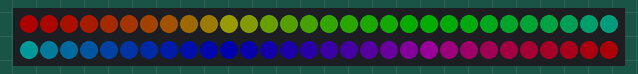
Recording of a sketch running on a simulated Arduino Uno, built with avr-gcc and run on an emulated ATmega328P. Shown: 60 RGB LEDs in strip order, left to right, continuing on the next row. Dim RGB values are drawn brighter than linear.

Above: at 0.16 s.
At 5.81 s:
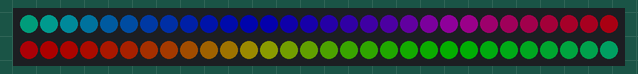
At 9.89 s:
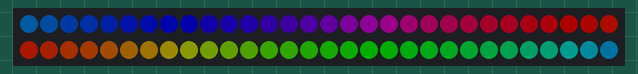
At 19.93 s:
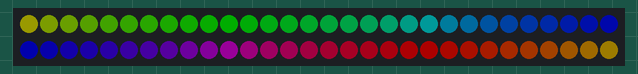
At 29.65 s:
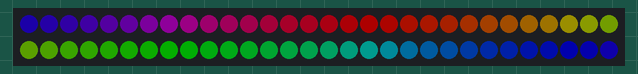
At 39.7 s:
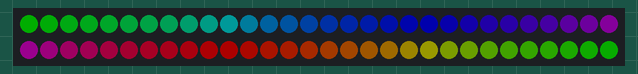

The sketch:

RainbowTest.ino
```cpp
#include <Adafruit_NeoPixel.h>


#define PIN          PB0
#define NUMPIXELS     60

Adafruit_NeoPixel pixels = Adafruit_NeoPixel(NUMPIXELS, PIN, NEO_GRB + NEO_KHZ800);

void setup() {
  // put your setup code here, to run once:
  pixels.begin();
  pixels.setBrightness(50);
}

uint32_t Wheel(byte WheelPos) {
  WheelPos = 255 - WheelPos;
  if(WheelPos < 85) {
    return pixels.Color(255 - WheelPos * 3, 0, WheelPos * 3);
  }
  if(WheelPos < 170) {
    WheelPos -= 85;
    return pixels.Color(0, WheelPos * 3, 255 - WheelPos * 3);
  }
  WheelPos -= 170;
  return pixels.Color(WheelPos * 3, 255 - WheelPos * 3, 0);
}

void rainbowCycle(uint8_t wait) {
  uint16_t i, j;

  for(j=0; j<256*5; j++) { // 5 cycles of all colors on wheel
    for(i=0; i< pixels.numPixels(); i++) {
      pixels.setPixelColor(i, Wheel(((i * 256 / pixels.numPixels()) + j) & 255));
    }
    pixels.show();
    delay(wait);
  }
}
void loop() {
  rainbowCycle(10);
}
```
